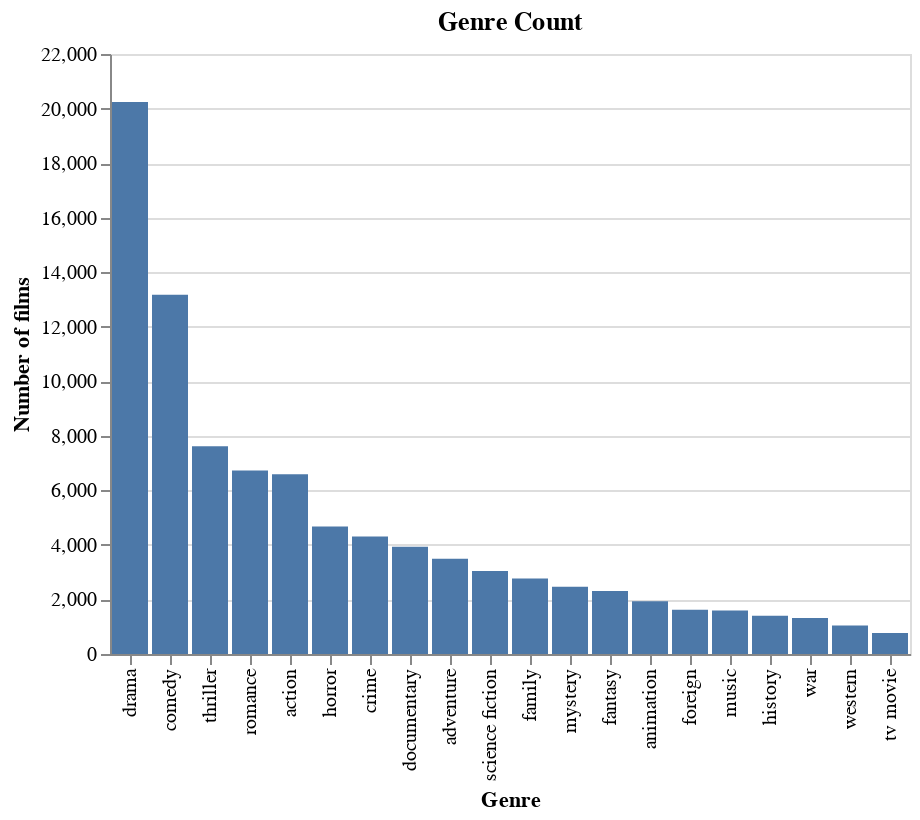

Notebook source saved alongside this figure:
### Markdown cell above
Now we can plot the number of different genres:

### Code cell
alt.Chart(
    movies_splitted_genres["genres"].value_counts().reset_index(name="count"),
    title="Genre Count",
).mark_bar().encode(
    x=alt.X("index:N", title="Genre", sort=alt.SortField("count", "descending")),
    y=alt.Y("count:Q", title="Number of films"),
)

### Figure 1 — Vega-Lite specification as saved in the notebook (floating-point values rounded to 4 significant figures)
{"config": {"view": {"continuousWidth": 400, "continuousHeight": 300}}, "data": {"name": "data-88b4d7c9c59d09ccdc8a6d66b8b0e41c"}, "mark": "bar", "encoding": {"x": {"type": "nominal", "field": "index", "sort": {"field": "count", "order": "descending"}, "title": "Genre"}, "y": {"type": "quantitative", "field": "count", "title": "Number of films"}}, "title": "Genre Count", "$schema": "https://vega.github.io/schema/vega-lite/v4.8.1.json", "datasets": {"data-88b4d7c9c59d09ccdc8a6d66b8b0e41c": [{"index": "drama", "count": 20244}, {"index": "comedy", "count": 13176}, {"index": "thriller", "count": 7619}, {"index": "romance", "count": 6730}, {"index": "action", "count": 6592}, {"index": "horror", "count": 4671}, {"index": "crime", "count": 4304}, {"index": "documentary", "count": 3930}, {"index": "adventure", "count": 3490}, {"index": "science fiction", "count": 3044}, {"index": "family", "count": 2767}, {"index": "mystery", "count": 2464}, {"index": "fantasy", "count": 2309}, {"index": "animation", "count": 1931}, {"index": "foreign", "count": 1619}, {"index": "music", "count": 1597}, {"index": "history", "count": 1398}, {"index": "war", "count": 1322}, {"index": "western", "count": 1042}, {"index": "tv movie", "count": 766}]}}
